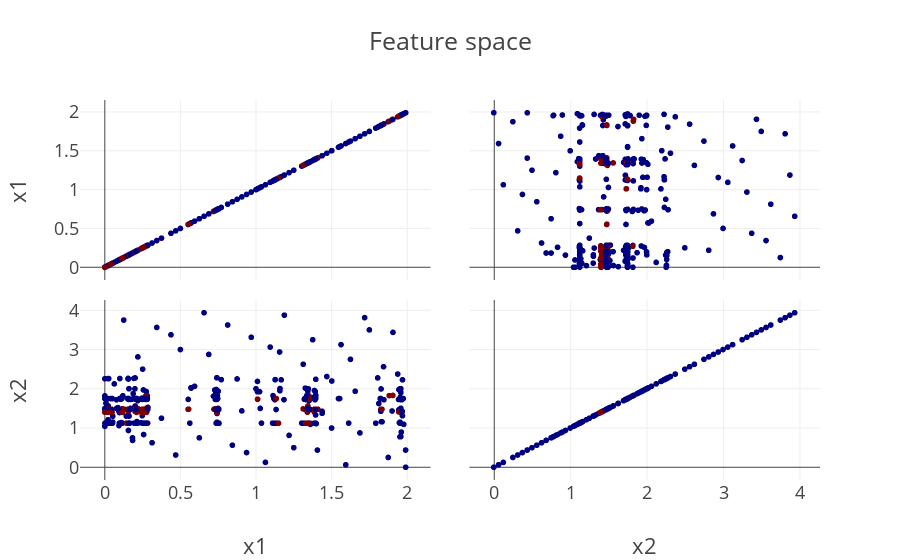

The code cell stored with this chart in its notebook:
### Code cell
X_ndf = X.copy().reset_index()
X_ndf['ndf'] = 0
X_ndf.loc[ndf[0],['ndf']] = 1
px.scatter_matrix(X_ndf, template="presentation" , dimensions=list(X.columns), color='ndf', color_continuous_scale='Jet', title="Feature space").update_layout(coloraxis_showscale=False)

### Figure 1 — Plotly figure (JSON) as saved in the notebook; plotly's stock layout.template omitted (floating-point values rounded to 4 significant figures; data arrays with more than 128 entries replaced by an {"elided": "..."} marker saying what was removed)
{"data": [{"dimensions": [{"axis": {"matches": true}, "label": "x1", "values": {"elided": "478 float values"}}, {"axis": {"matches": true}, "label": "x2", "values": {"elided": "478 float values"}}], "hoverlabel": {"namelength": 0}, "hovertemplate": "%{xaxis.title.text}=%{x}<br>%{yaxis.title.text}=%{y}<br>ndf=%{marker.color}", "legendgroup": "", "marker": {"color": {"elided": "478 int values"}, "coloraxis": "coloraxis", "symbol": "circle"}, "name": "", "showlegend": false, "type": "splom"}], "layout": {"autosize": true, "coloraxis": {"colorbar": {"title": {"text": "ndf"}}, "colorscale": [[0, "rgb(0,0,131)"], [0.2, "rgb(0,60,170)"], [0.4, "rgb(5,255,255)"], [0.6, "rgb(255,255,0)"], [0.8, "rgb(250,0,0)"], [1, "rgb(128,0,0)"]], "showscale": false}, "dragmode": "select", "legend": {"tracegroupgap": 0}, "title": {"text": "Feature space"}, "xaxis": {"autorange": true, "range": [-0.1876, 2.178], "type": "linear"}, "xaxis2": {"autorange": true, "range": [-0.3706, 4.309], "type": "linear"}, "yaxis": {"autorange": true, "range": [-0.1876, 2.178], "type": "linear"}, "yaxis2": {"autorange": true, "range": [-0.3706, 4.309], "type": "linear"}}}
